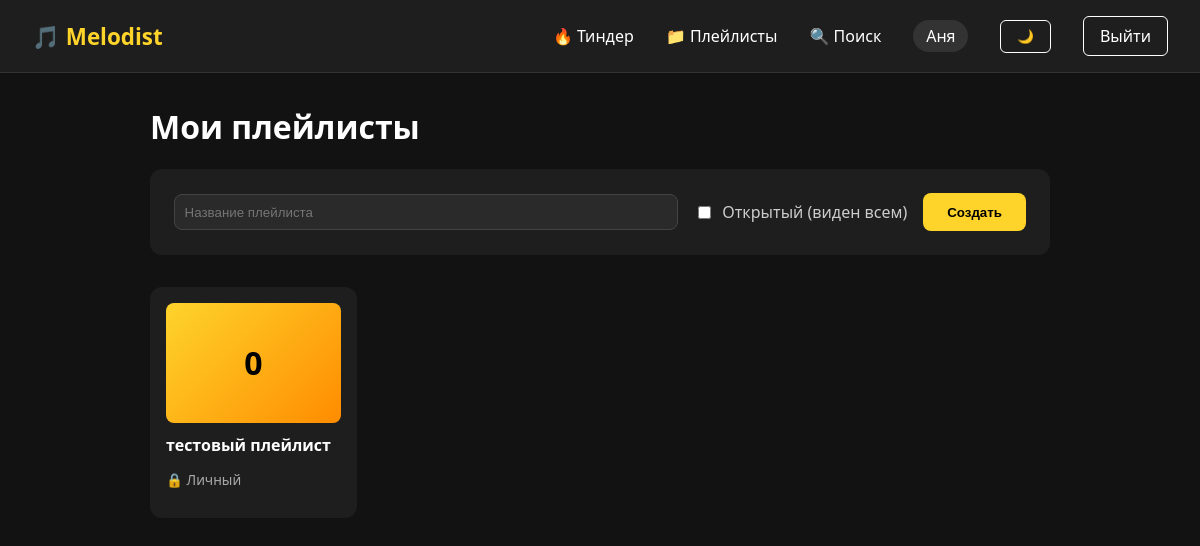
/playlists (signed in), run on the app's committed database.
### app.py (models this page shows)
class User(db.Model, UserMixin):
    id = db.Column(db.Integer, primary_key=True)  # первичный ключ
    username = db.Column(db.String(50), unique=True, nullable=False)  # уникальный логин
    password = db.Column(db.String(255), nullable=False)  # хэш пароля
    genres = db.Column(db.String(200))  # музыкальные вкусы, заполняются после регистрации на странице
    artists = db.Column(db.String(200))
    playlists = db.relationship('Playlist', backref='owner', lazy=True)
    dislikes = db.relationship('Track', secondary=disliked_tracks, backref='disliked_by')

class Playlist(db.Model):
    id = db.Column(db.Integer, primary_key=True)
    name = db.Column(db.String(200), nullable=False)
    is_public = db.Column(db.Boolean, default=False)
    user_id = db.Column(db.Integer, db.ForeignKey('user.id'), nullable=False)
    tracks = db.relationship('Track', secondary='playlist_track', lazy='subquery',
                             backref=db.backref('playlists', lazy=True))

### app.py (the view)
@app.route('/playlists')
@login_required
def playlists():
    my_playlists = Playlist.query.filter_by(user_id=current_user.id).all()
    return render_template('playlists.html', playlists=my_playlists)

### app.py (called while the page is built)
@login_manager.user_loader
def load_user(user_id):
    return db.session.get(User, int(user_id))

### templates/playlists.html
{% extends "base.html" %}
{% block content %}
<h1 class="section-title">Мои плейлисты</h1>
<div class="create-playlist">
    <form method="POST" action="{{ url_for('create_playlist') }}">
        <input type="text" name="name" placeholder="Название плейлиста" required>
        <label class="checkbox-label">
            <input type="checkbox" name="is_public"> Открытый (виден всем)
        </label>
        <button type="submit" class="btn-accent">Создать</button>
    </form>
</div>
<div class="playlist-grid">
    {% for playlist in playlists %}
    <a href="{{ url_for('playlist_detail', playlist_id=playlist.id) }}" class="playlist-card">
        <div class="playlist-cover">
            <span>{{ playlist.tracks|length }}</span>
        </div>
        <h3>{{ playlist.name }}</h3>
        <p>{% if playlist.is_public %} 🌐 Открытый {% else %} 🔒 Личный {% endif %}</p>
    </a>
    {% endfor %}
</div>
{% endblock %}

### templates/base.html (shortened to what this page needs)
<!DOCTYPE html>
<html lang="ru">
<head>
    <link rel="stylesheet" href="{{ url_for('static', filename='style.css') }}">
</head>
<body class="dark">
    <nav class="navbar">
        <a href="{{ url_for('index') }}" class="logo">🎵 Melodist</a>
        {% if current_user.is_authenticated %}
            <div class="nav-links">
                <a href="{{ url_for('tinder') }}">🔥 Тиндер</a>
                <a href="{{ url_for('playlists') }}">📁 Плейлисты</a>
                <a href="{{ url_for('search') }}">🔍 Поиск</a>
                <a href="{{ url_for('profile') }}" class="user-badge" title="Мой профиль">{{ current_user.username }}</a>
                <button id="theme-toggle" class="btn-outline" title="Переключить тему">🌙</button>
                <a href="{{ url_for('logout') }}" class="btn-outline">Выйти</a>
            </div>
        {% endif %}
    </nav>
    <main class="content">
        {% block content %}{% endblock %}
    </main>
</body>
</html>

### static/style.css (style rules this page uses)
:root { --bg: #121212; --surface: #1e1e1e; --text: #fff; --accent: #FED42B; }
body { background: var(--bg); color: var(--text); font-family: 'Segoe UI', sans-serif; margin: 0; transition: background 0.3s ease, color 0.3s ease; }
.navbar { display: flex; justify-content: space-between; align-items: center; padding: 1rem 2rem; background: var(--surface); border-bottom: 1px solid #333; }
.logo { font-size: 1.4rem; font-weight: bold; color: var(--accent); text-decoration: none; }
.nav-links { display: flex; gap: 2rem; align-items: center; }
.nav-links a { color: var(--text); text-decoration: none; font-weight: 500; }
.user-badge { background: #333; padding: 0.3rem 0.8rem; border-radius: 20px; }
.content { max-width: 900px; margin: 2rem auto; padding: 0 1rem; }
.btn-accent { background: var(--accent); color: #000; border: none; padding: 0.7rem 1.5rem; border-radius: 8px; font-weight: bold; cursor: pointer; transition: 0.2s; }
.btn-outline { border: 1px solid var(--text); color: var(--text); background: transparent; padding: 0.5rem 1rem; border-radius: 6px; text-decoration: none; }
.create-playlist { background: var(--surface); padding: 1.5rem; border-radius: 12px; margin-bottom: 2rem; }
.create-playlist form { display: flex; gap: 1rem; align-items: center; flex-wrap: wrap; }
.create-playlist input[type="text"] { padding: 0.6rem; background: #2a2a2a; border: 1px solid #444; border-radius: 8px; color: white; flex: 1; }
.checkbox-label { display: flex; align-items: center; gap: 0.5rem; color: #ccc; }
.playlist-grid { display: grid; grid-template-columns: repeat(auto-fill, minmax(180px, 1fr)); gap: 1.5rem; }
.playlist-card { background: var(--surface); border-radius: 12px; padding: 1rem; text-decoration: none; color: inherit; transition: transform 0.2s; }
.playlist-cover { width: 100%; height: 120px; background: linear-gradient(135deg, #FED42B, #ff8c00); border-radius: 8px; display: flex; align-items: center; justify-content: center; font-size: 2rem; font-weight: bold; color: #000; }
.playlist-card h3 { margin: 0.7rem 0 0.2rem; font-size: 1rem; }
.playlist-card p { color: #aaa; font-size: 0.85rem; }

### data on the page
User: username "Аня"
Playlist: tracks|length "0", name "тестовый плейлист", is_public "🔒 Личный"
